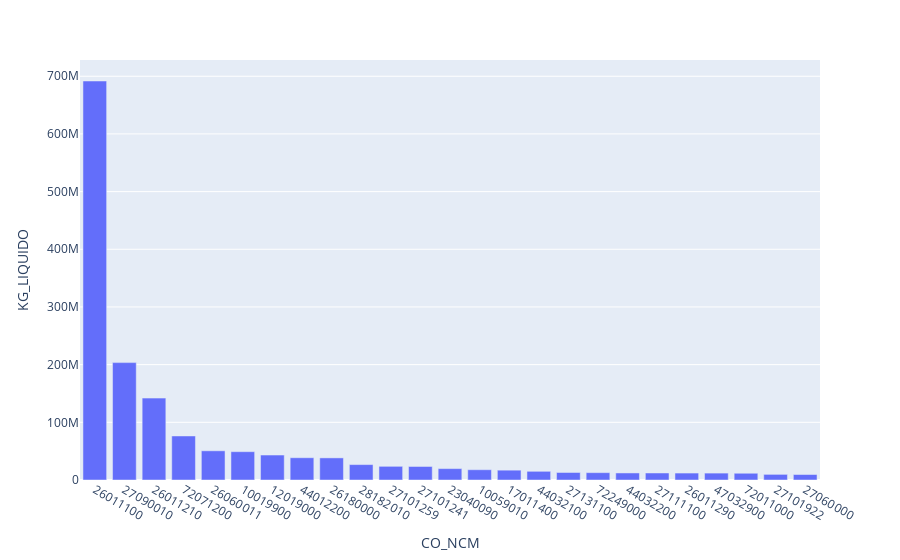

Source (notebook cell):
### Code cell
fig = px.bar((data.groupby(by = 'CO_NCM')['KG_LIQUIDO'].mean()).reset_index().sort_values(by= 'KG_LIQUIDO', ascending= False) [:25], x='CO_NCM', y='KG_LIQUIDO')
fig.show()

### Figure 1 — Plotly figure (JSON) as saved in the notebook; plotly's stock layout.template omitted (floating-point values rounded to 4 significant figures)
{"data": [{"alignmentgroup": "True", "hovertemplate": "CO_NCM=%{x}<br>KG_LIQUIDO=%{y}<extra></extra>", "legendgroup": "", "marker": {"color": "#636efa", "pattern": {"shape": ""}}, "name": "", "offsetgroup": "", "orientation": "v", "showlegend": false, "textposition": "auto", "type": "bar", "x": ["26011100", "27090010", "26011210", "72071200", "26060011", "10019900", "12019000", "44012200", "26180000", "28182010", "27101259", "27101241", "23040090", "10059010", "17011400", "44032100", "27131100", "72249000", "44032200", "27111100", "26011290", "47032900", "72011000", "27101922", "27060000"], "xaxis": "x", "y": [691800000.0, 203500000.0, 142000000.0, 76360000.0, 50630000.0, 49100000.0, 43290000.0, 38600000.0, 38320000.0, 26720000.0, 23710000.0, 23448516, 19750000.0, 17810000.0, 17070000.0, 15060000.0, 13010000.0, 12710000.0, 12200000.0, 12159306, 12030000.0, 11960000.0, 11710000.0, 9754000.0, 9492838], "yaxis": "y"}], "layout": {"barmode": "relative", "legend": {"tracegroupgap": 0}, "margin": {"t": 60}, "xaxis": {"anchor": "y", "domain": [0, 1], "title": {"text": "CO_NCM"}}, "yaxis": {"anchor": "x", "domain": [0, 1], "title": {"text": "KG_LIQUIDO"}}}}
